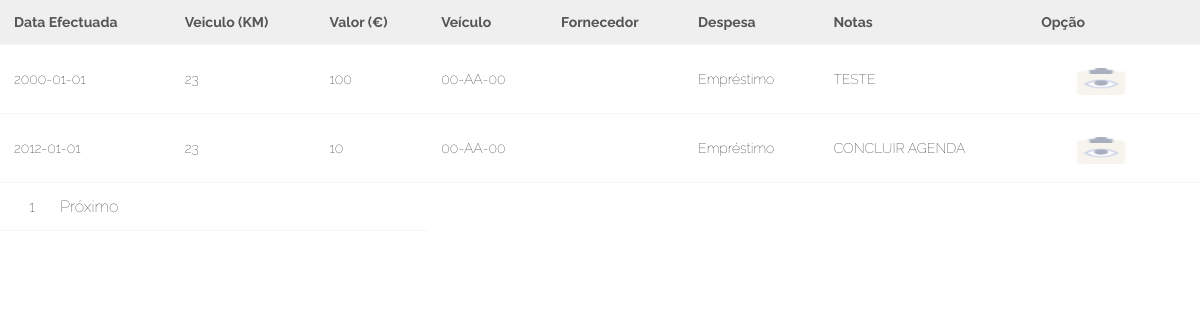
The page /despesas_list.php on the database as committed earlier.
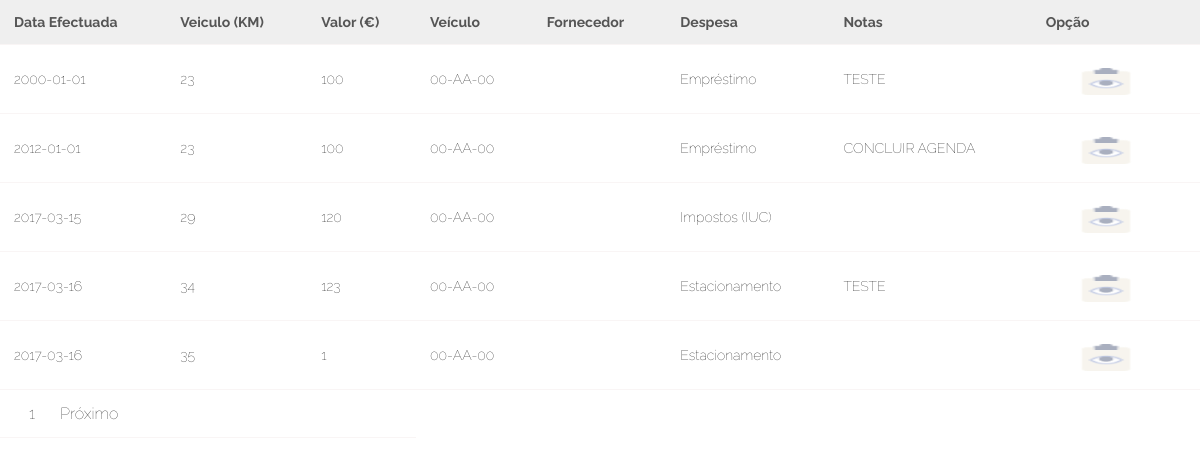
The same page on the database as committed later.
### tables this page shows
CREATE TABLE `despesas` (
  `CodDesp` int(11) NOT NULL auto_increment,
  `Data_Efetuada` date default '2000-01-01',
  `Veiculo_Km` int(11) default '0',
  `Valor` int(11) default '0',
  `Nota` varchar(500) default ' ',
  `codVei` int(11) default NULL,
  `codForn` int(11) default NULL,
  `CodUser` int(11) default NULL,
  `CodTipoD` int(11) default NULL,
  `Data_Agendada` date default '2000-01-01',
  `Efetuada` varchar(45) default 'Nao',
  `Veiculo_Km_Agendado` int(11) default '0',
  `LembrarPor` varchar(45) default 'Nada',
  PRIMARY KEY  (`CodDesp`),
  KEY `codVei` (`codVei`),
  KEY `codForn` (`codForn`),
  KEY `CodUser` (`CodUser`),
  KEY `CodTipoD` (`CodTipoD`),
  CONSTRAINT `despesas_ibfk_1` FOREIGN KEY (`codVei`) REFERENCES `veiculos` (`codVei`),
  CONSTRAINT `despesas_ibfk_2` FOREIGN KEY (`codForn`) REFERENCES `fornecedores` (`CodForn`),
  CONSTRAINT `despesas_ibfk_3` FOREIGN KEY (`CodUser`) REFERENCES `utilizador` (`CodUser`),
  CONSTRAINT `despesas_ibfk_4` FOREIGN KEY (`CodTipoD`) REFERENCES `tipodesp` (`CodTipoD`)
);

CREATE TABLE `veiculos` (
  `codVei` int(11) NOT NULL auto_increment,
  `Matricula` varchar(50) default NULL,
  `Marca` varchar(50) default NULL,
  `Modelo` varchar(50) default NULL,
  `cor` varchar(50) default NULL,
  `Ano` int(11) default NULL,
  `CodTipoC` int(11) default NULL,
  `CodTipoV` int(11) default NULL,
  PRIMARY KEY  (`codVei`),
  KEY `CodTipoC` (`CodTipoC`),
  KEY `CodTipoV` (`CodTipoV`),
  CONSTRAINT `veiculos_ibfk_1` FOREIGN KEY (`CodTipoC`) REFERENCES `tipocom` (`CodTipoC`),
  CONSTRAINT `veiculos_ibfk_2` FOREIGN KEY (`CodTipoV`) REFERENCES `tipovei` (`CodTipoV`)
);

CREATE TABLE `tipodesp` (
  `CodTipoD` int(11) NOT NULL auto_increment,
  `nome` varchar(50) default NULL,
  PRIMARY KEY  (`CodTipoD`)
);

### WEB/despesas_list.php (the view, shortened to what this page needs)
<!DOCTYPE html>
<?php
$con=mysqli_connect("localhost","root","") or die(mysqli_error());
mysqli_select_db($con,"frotas") or die(mysqli_error($con));
?>
<html>
  <head>
	<link rel="stylesheet" href="style.css" type="text/css" />
  </head>
<body>
<?php
	$start=0;
	$limit=7;
	$page=0;
 	$sql=mysqli_query($con, "SELECT * from despesas, veiculos, fornecedores, utilizador, tipodesp WHERE Efetuada='Sim' and despesas.codVei=veiculos.codVei AND despesas.codForn=fornecedores.CodForn and despesas.CodUser=utilizador.CodUser and despesas.CodTipoD=tipodesp.CodTipoD ORDER BY despesas.CodDesp ASC LIMIT $start, $limit") or die(mysqli_error($con));
?>
<table align='center' class='table-fill'>
	<?php
	echo "<tr>";
                echo "<th>Data Efectuada</th>";
                echo "<th>Veiculo (KM)</th>";
                echo "<th>Valor (€)</th>";
				echo "<th>Veículo</th>";
				echo "<th>Fornecedor</th>";
				echo "<th>Despesa</th>";
				echo "<th>Notas</th>";
				echo "<th>Opção</th>";
            echo "</tr>";
	?>
	<?php
		while($row=mysqli_fetch_assoc($sql))
		{
	?>
	<?php
	  echo "<tr>";
				echo "<td>" . $row['Data_Efetuada'] . "</td>";
                echo "<td>" . $row['Veiculo_Km'] . "</td>";
                echo "<td>" . $row['Valor'] . "</td>";
                echo "<td>" . $row['Matricula'] . "</td>";
				echo "<td>" . $row['nomef'] . "</td>";
				echo "<td>" . $row['nome'] . "</td>";
				echo "<td>" . $row['Nota'] . "</td>";
				echo "<td>" . "<a href='#.php?id=".$row['CodDesp']."' target='_blank'><img src='logos/view.png' class='imgg' /></a>" . "</td>";
            echo "</tr>";
	?>
	<?php
		}
	?>
	<tr>
		<td colspan='3'>
	<?php
	$rows=mysqli_num_rows(mysqli_query($con, "select * from despesas"));
	$total=ceil($rows/$limit);
	for($i=1;$i<=$total;$i++)
	{
		echo "<a class='paging' href='?page=".$i."'>".$i."</a>";
	}
	if($page!=$total)
	{
		echo "<a class='paging' href='?page=".($page+1)."' class=paging''>Próximo</a>";
	}
	?>
	</td>
	</tr>
</table>
</body>
</html>

Rows that differ between the two databases and show on the page:
changed despesas "CONCLUIR AGENDA": Valor "10" → "100"
added despesas: Data_Efetuada "2017-03-15", Veiculo_Km "29", Valor "120", codVei.Matricula "00-AA-00", CodTipoD.nome "Impostos (IUC)"
added despesas: Data_Efetuada "2017-03-16", Veiculo_Km "34", Valor "123", codVei.Matricula "00-AA-00", CodTipoD.nome "Estacionamento", Nota "TESTE"
added despesas: Data_Efetuada "2017-03-16", Veiculo_Km "35", Valor "1", codVei.Matricula "00-AA-00", CodTipoD.nome "Estacionamento"
